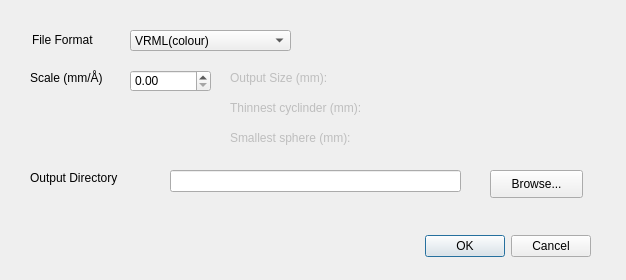
<?xml version="1.0" encoding="UTF-8"?>
<ui version="4.0">
 <class>Dialog</class>
 <widget class="QDialog" name="Dialog">
  <property name="geometry">
   <rect>
    <x>0</x>
    <y>0</y>
    <width>626</width>
    <height>280</height>
   </rect>
  </property>
  <property name="windowTitle">
   <string>Dialog</string>
  </property>
  <widget class="QDialogButtonBox" name="buttonBox">
   <property name="geometry">
    <rect>
     <x>250</x>
     <y>230</y>
     <width>341</width>
     <height>32</height>
    </rect>
   </property>
   <property name="orientation">
    <enum>Qt::Horizontal</enum>
   </property>
   <property name="standardButtons">
    <set>QDialogButtonBox::Cancel|QDialogButtonBox::Ok</set>
   </property>
  </widget>
  <widget class="QComboBox" name="comboBox">
   <property name="geometry">
    <rect>
     <x>130</x>
     <y>30</y>
     <width>161</width>
     <height>21</height>
    </rect>
   </property>
   <item>
    <property name="text">
     <string>VRML(colour)</string>
    </property>
   </item>
  </widget>
  <widget class="QDoubleSpinBox" name="doubleSpinBox">
   <property name="geometry">
    <rect>
     <x>130</x>
     <y>70</y>
     <width>81</width>
     <height>22</height>
    </rect>
   </property>
  </widget>
  <widget class="QLabel" name="label">
   <property name="geometry">
    <rect>
     <x>32</x>
     <y>30</y>
     <width>71</width>
     <height>20</height>
    </rect>
   </property>
   <property name="text">
    <string>File Format</string>
   </property>
  </widget>
  <widget class="QLabel" name="label_2">
   <property name="geometry">
    <rect>
     <x>30</x>
     <y>70</y>
     <width>81</width>
     <height>16</height>
    </rect>
   </property>
   <property name="text">
    <string>Scale (mm/Å)</string>
   </property>
  </widget>
  <widget class="QLabel" name="label_3">
   <property name="enabled">
    <bool>false</bool>
   </property>
   <property name="geometry">
    <rect>
     <x>230</x>
     <y>70</y>
     <width>341</width>
     <height>16</height>
    </rect>
   </property>
   <property name="text">
    <string>Output Size (mm): </string>
   </property>
  </widget>
  <widget class="QLabel" name="label_4">
   <property name="enabled">
    <bool>false</bool>
   </property>
   <property name="geometry">
    <rect>
     <x>230</x>
     <y>100</y>
     <width>341</width>
     <height>16</height>
    </rect>
   </property>
   <property name="text">
    <string>Thinnest cyclinder (mm): </string>
   </property>
  </widget>
  <widget class="QLabel" name="label_5">
   <property name="enabled">
    <bool>false</bool>
   </property>
   <property name="geometry">
    <rect>
     <x>230</x>
     <y>130</y>
     <width>341</width>
     <height>16</height>
    </rect>
   </property>
   <property name="text">
    <string>Smallest sphere (mm): </string>
   </property>
  </widget>
  <widget class="QLineEdit" name="lineEdit">
   <property name="geometry">
    <rect>
     <x>170</x>
     <y>170</y>
     <width>291</width>
     <height>22</height>
    </rect>
   </property>
  </widget>
  <widget class="QPushButton" name="pushButton">
   <property name="geometry">
    <rect>
     <x>490</x>
     <y>170</y>
     <width>93</width>
     <height>28</height>
    </rect>
   </property>
   <property name="text">
    <string>Browse...</string>
   </property>
  </widget>
  <widget class="QLabel" name="label_6">
   <property name="geometry">
    <rect>
     <x>30</x>
     <y>170</y>
     <width>101</width>
     <height>16</height>
    </rect>
   </property>
   <property name="text">
    <string>Output Directory</string>
   </property>
  </widget>
 </widget>
 <resources/>
 <connections>
  <connection>
   <sender>buttonBox</sender>
   <signal>accepted()</signal>
   <receiver>Dialog</receiver>
   <slot>accept()</slot>
   <hints>
    <hint type="sourcelabel">
     <x>248</x>
     <y>254</y>
    </hint>
    <hint type="destinationlabel">
     <x>157</x>
     <y>274</y>
    </hint>
   </hints>
  </connection>
  <connection>
   <sender>buttonBox</sender>
   <signal>rejected()</signal>
   <receiver>Dialog</receiver>
   <slot>reject()</slot>
   <hints>
    <hint type="sourcelabel">
     <x>316</x>
     <y>260</y>
    </hint>
    <hint type="destinationlabel">
     <x>286</x>
     <y>274</y>
    </hint>
   </hints>
  </connection>
 </connections>
</ui>
